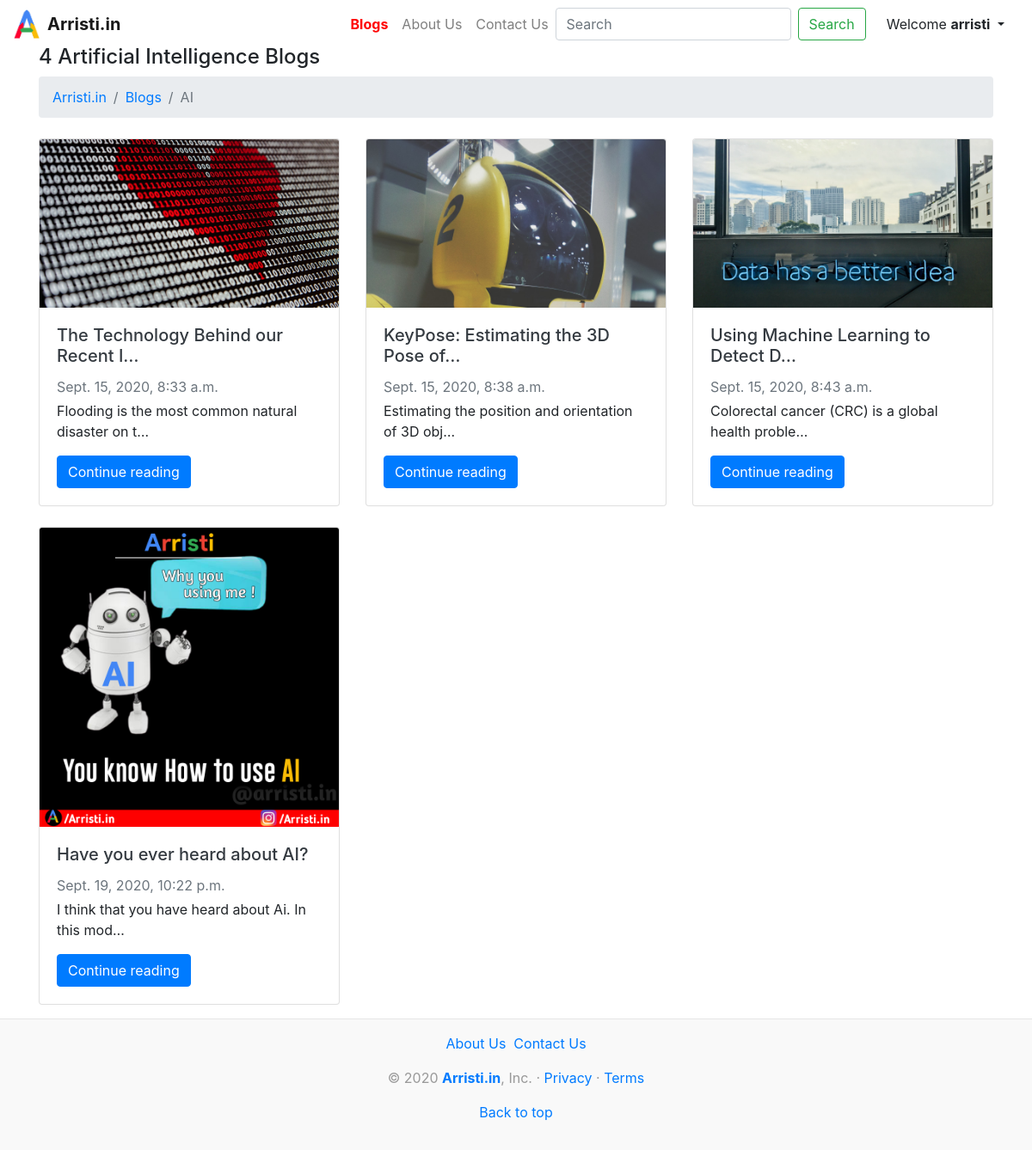
Page /blog/ai (signed in) on the committed database.
### blog/models.py (models this page shows, shortened)
class Blogpost(models.Model):
    categorychoices = (
        ('ai', 'Artificial Intelligence'),
        ('cs', 'Ethical Hacking')
    )
    post_id = models.AutoField(primary_key=True)
    category = models.CharField(max_length=2, default="ai", choices=categorychoices)
    slug = models.CharField(max_length=500)
    title = models.CharField(max_length=500)
    descForCard = models.CharField(max_length=500)
    content = models.TextField()
    author = models.CharField(max_length=50)
    timeStamp = models.DateTimeField(blank=True)
    thumbnail = models.ImageField(upload_to='blog/images')

### blog/views.py (the view)
# urls.py: path('ai', views.ai, name='ai'),
def ai(request):
    aiposts = Blogpost.objects.filter(category='ai')
    count = 0;
    for i in aiposts:
        count += 1;
    return render(request, 'blog/ai.html',{'aiposts':aiposts, 'nPosts': count})

### templates/blog/ai.html (shortened to what this page needs)
{% extends 'basic.html'%}
{% block blogcolor %}red{% endblock %}
{% block body %}
<div class="container mt-3">
    <h4>{{nPosts}} Artificial Intelligence Blogs</h4>
    <nav aria-label="breadcrumb">
        <ol class="breadcrumb">
            <li class="breadcrumb-item"><a href="/">Arristi.in</a></li>
            <li class="breadcrumb-item"><a href="/blog">Blogs</a></li>
            <li class="breadcrumb-item active" aria-current="page">AI</li>
        </ol>
    </nav>
    <div class="row my-2">
        {% for item in aiposts %}
        <div class="col-md-4 my-2">
            <div class="card">
                <a class="text-dark" href="/blog/blogpost/{{item.slug}}">
                    <img src="/media/{{item.thumbnail}}" class="card-img-top"></a>
                <div class="card-body">
                    <a class="text-dark" href="/blog/blogpost/{{item.slug}}">
                        <h5 class="card-title">{{item.title|truncatechars:35}}</h5></a>
                    <div class="mb-1 text-muted">{{item.timeStamp}}</div>
                    <p class="card-text">{{item.descForCard|truncatechars:50}}</p>
                    <a href="/blog/blogpost/{{item.slug}}" class="btn btn-primary">Continue reading</a>
                </div>
            </div>
        </div>
        {% if forloop.counter|divisibleby:3 %}
    </div>
    <div class="row my-2">
        {% endif%}
        {% endfor %}
    </div>
</div>
{% endblock %}

### templates/basic.html (shortened to what this page needs)
<!doctype html>
<html lang="en">
{% load static %}
<head>
    <link rel="stylesheet" href="https://stackpath.bootstrapcdn.com/bootstrap/4.5.2/css/bootstrap.min.css"
>
</head>
<body>
<nav class="navbar navbar-expand-lg navbar-light">
    <a href="/"><img class="brand-image" src="/media/favicon.ico"></a>&nbsp;&nbsp;
    <a class="navbar-brand" href="/"><b>Arristi.in</b></a>
    <div class="collapse navbar-collapse" id="navbarSupportedContent">
        <ul class="navbar-nav mr-0">
            <li class="nav-item {% block activeblog %}{% endblock %}">
                <a class="nav-link" style="color:{% block blogcolor %}{% endblock %}" href="/blog"><b>Blogs</b></a>
            </li>
            <li class="nav-item {% block activeabout %}{% endblock %}">
                <a class="nav-link" style="color:{% block aboutcolor %}{% endblock %}" href="/about">About Us</a>
            </li>
            <li class="nav-item {% block activecontact %}{% endblock %}">
                <a class="nav-link" style="color:{% block contactcolor %}{% endblock %}" href="/contact">Contact Us</a>
            </li>
        </ul>
        <form action="/search" method="get" class="form-inline my-2 my-lg-0 mr-2">
            <input name="query" id="query" class="form-control mr-sm-2" type="search" placeholder="Search"
                   aria-label="Search">
            <button class="btn btn-outline-success my-2 my-sm-0"
                    type="submit">Search
            </button>
        </form>
        {% if user.is_authenticated %}
        <div class="nav-item dropdown">
            <div class="nav-link dropdown-toggle" href="#" id="navbarDropdown" role="button"
                 data-toggle="dropdown" aria-haspopup="true" aria-expanded="false">
                <span style="font-color: red;">Welcome <b>{{request.user| truncatechars:10}}</b></span>
            </div>
        </div>
        {% endif %}
    </div>
</nav>
<div class="content" style="margin-top: -20px;">
{% block body %} {% endblock %}
</div>
<footer class="blog-footer">
    <p>
        <a href="/about">About Us</a>&nbsp
        <a href="/contact">Contact Us</a>
    </p>
    <p>© 2020 <a href="/"><b>Arristi.in</b></a>, Inc. · <a href="/privacy">Privacy</a> · <a href="/terms">Terms</a>
    </p>
    <p>
        <a href="#">Back to top</a>
    </p>
</footer>
</body>
</html>

### rows in the picture
Blogpost: thumbnail (picture), title "The Technology Behind our Recent I…", timeStamp "Sept. 15, 2020, 8:33 a.m.", descForCard "Flooding is the most common natural disaster on t…"
Blogpost: thumbnail (picture), title "KeyPose: Estimating the 3D Pose of…", timeStamp "Sept. 15, 2020, 8:38 a.m.", descForCard "Estimating the position and orientation of 3D obj…"
Blogpost: thumbnail (picture), title "Using Machine Learning to Detect D…", timeStamp "Sept. 15, 2020, 8:43 a.m.", descForCard "Colorectal cancer (CRC) is a global health proble…"
Blogpost: thumbnail (picture), title "Have you ever heard about AI?", timeStamp "Sept. 19, 2020, 10:22 p.m.", descForCard "I think that you have heard about Ai. In this mod…"

### other values in the picture
{{ request.user| truncatechars:10 }} "arristi"
{{ nPosts }} "4"
